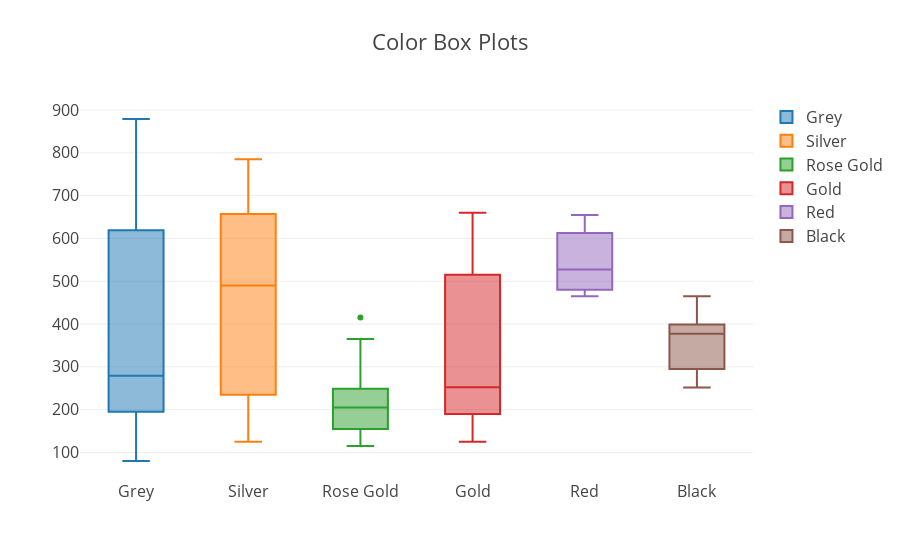

The notebook cell saved with this chart:
### Code cell
data_box_color = []
traces_colors = generate_traces(iphone_df,'Color')

for trace in traces_colors:
    data_box_color.append(go.Box( y=trace[0],name='{}'.format(trace[1])))
    
iplot({'data':data_box_color, 'layout':{'title': 'Color Box Plots',
                          'font': dict(size=16)}}, filename='basic-bar')

### Figure 1 — Plotly figure (JSON) as saved in the notebook; plotly's stock layout.template omitted (floating-point values rounded to 4 significant figures; data arrays with more than 128 entries replaced by an {"elided": "..."} marker saying what was removed)
{"data": [{"name": "Grey", "type": "box", "uid": "b5f6081a-ccd4-11e8-947c-6a000073fc60", "y": {"elided": "162 int values"}}, {"name": "Silver", "type": "box", "uid": "b5f60998-ccd4-11e8-8065-6a000073fc60", "y": [720, 750, 155, 615, 515, 580, 325, 220, 260, 295, 255, 240, 145, 165, 169, 710, 657, 620, 690, 705, 735, 645, 150, 507, 515, 650, 505, 495, 495, 465, 275, 225, 210, 785, 235, 230, 330, 219, 740, 720, 705, 775, 509, 495, 280, 280, 238, 125, 670, 644, 679, 190, 150, 715, 490, 490, 260, 230, 175, 670, 485, 310]}, {"name": "Rose Gold", "type": "box", "uid": "b5f60a54-ccd4-11e8-af88-6a000073fc60", "y": [230, 230, 160, 120, 145, 150, 119, 115, 150, 287, 310, 275, 240, 235, 249, 250, 195, 255, 189, 169, 135, 240, 140, 145, 180, 148, 145, 180, 130, 165, 316, 268, 240, 225, 240, 205, 230, 215, 180, 170, 140, 145, 240, 169, 220, 250, 155, 310, 275, 300, 209, 249, 155, 169, 194, 189, 365, 415, 270]}, {"name": "Gold", "type": "box", "uid": "b5f60af4-ccd4-11e8-8dfe-6a000073fc60", "y": [155, 550, 600, 530, 544, 540, 490, 450, 472, 570, 580, 265, 255, 205, 177, 220, 190, 145, 510, 579, 499, 504, 510, 250, 205, 190, 195, 150, 210, 140, 145, 190, 179, 515, 540, 279, 200, 125, 160, 660, 203, 200]}, {"name": "Red", "type": "box", "uid": "b5f60b94-ccd4-11e8-81b3-6a000073fc60", "y": [585, 640, 465, 540, 485, 515, 655, 475]}, {"name": "Black", "type": "box", "uid": "b5f60c28-ccd4-11e8-b37c-6a000073fc60", "y": [445, 330, 465, 399, 384, 360, 295, 295, 395, 252, 370, 385, 450, 260]}], "layout": {"font": {"size": 16}, "title": "Color Box Plots"}}
